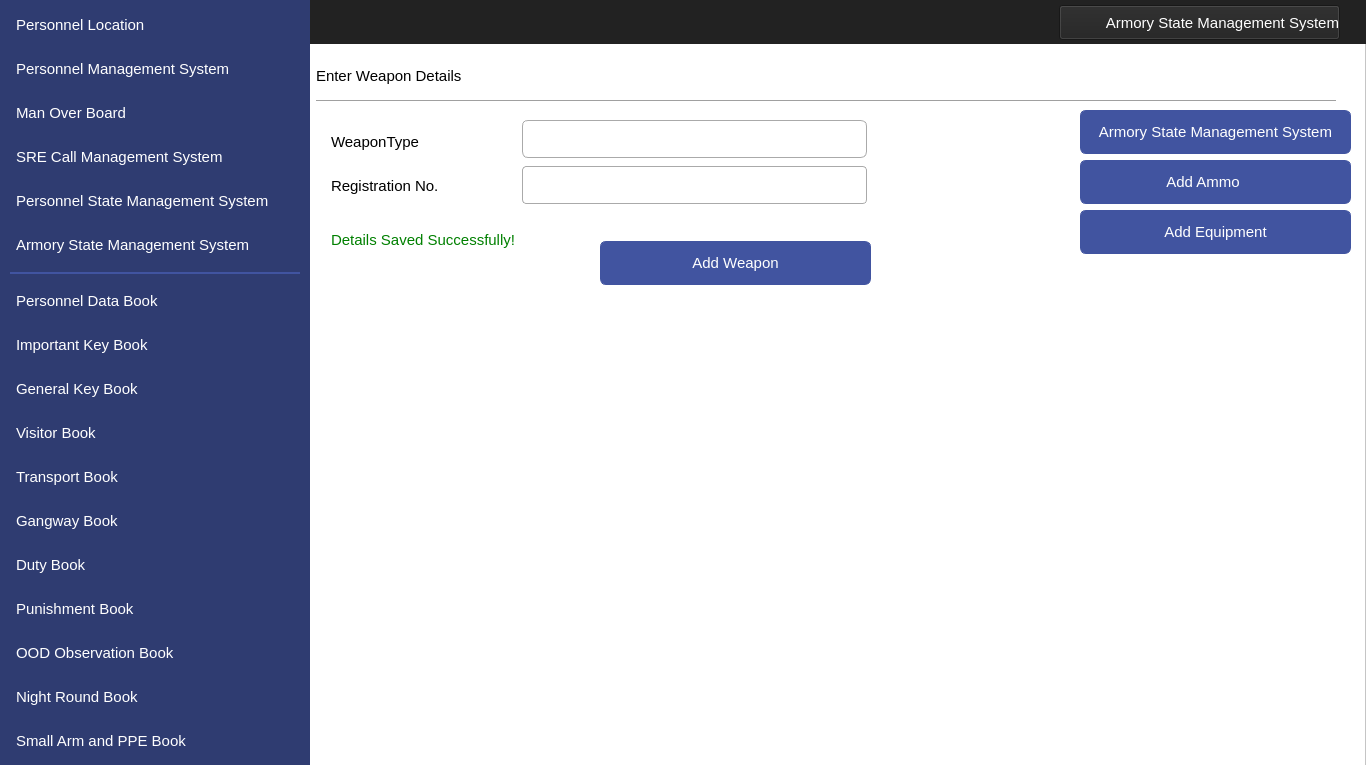
<?xml version="1.0" encoding="UTF-8"?>
<ui version="4.0">
 <class>MainWindow</class>
 <widget class="QMainWindow" name="MainWindow">
  <property name="geometry">
   <rect>
    <x>0</x>
    <y>0</y>
    <width>1366</width>
    <height>765</height>
   </rect>
  </property>
  <property name="windowTitle">
   <string>MainWindow</string>
  </property>
  <widget class="QWidget" name="centralwidget">
   <widget class="QFrame" name="frame">
    <property name="geometry">
     <rect>
      <x>0</x>
      <y>0</y>
      <width>1366</width>
      <height>768</height>
     </rect>
    </property>
    <property name="styleSheet">
     <string notr="true">background-color: #ffffff</string>
    </property>
    <property name="frameShape">
     <enum>QFrame::StyledPanel</enum>
    </property>
    <property name="frameShadow">
     <enum>QFrame::Raised</enum>
    </property>
    <widget class="QLabel" name="label">
     <property name="geometry">
      <rect>
       <x>0</x>
       <y>0</y>
       <width>310</width>
       <height>768</height>
      </rect>
     </property>
     <property name="styleSheet">
      <string notr="true">
background-color:#2F3C71;</string>
     </property>
     <property name="text">
      <string/>
     </property>
    </widget>
    <widget class="QLabel" name="label_2">
     <property name="geometry">
      <rect>
       <x>0</x>
       <y>0</y>
       <width>1366</width>
       <height>44</height>
      </rect>
     </property>
     <property name="styleSheet">
      <string notr="true">
background-color:#222222;</string>
     </property>
     <property name="text">
      <string/>
     </property>
    </widget>
    <widget class="QPushButton" name="navViewPunishment">
     <property name="geometry">
      <rect>
       <x>10</x>
       <y>587</y>
       <width>290</width>
       <height>44</height>
      </rect>
     </property>
     <property name="font">
      <font>
       <family>Segoe UI</family>
       <pointsize>11</pointsize>
      </font>
     </property>
     <property name="cursor">
      <cursorShape>PointingHandCursor</cursorShape>
     </property>
     <property name="styleSheet">
      <string notr="true">QPushButton 
{
    text-align: left;
    color: #ffffff;
    background-color:#2F3C71;
    border-width: 1px;
    border-color: #2F3C71;
    border-style: solid;
    border-radius: 6;
    padding: 3px;
    font-size: 11pt;
    padding-left: 5px;
    outline:none;
    padding-right: 5px;
    min-width: 40px;
}

QPushButton:hover
{
    background-color:#4154A0;
}


QPushButton:pressed
{
    background-color: #384889;
 	border-width: 3px;
    border-color: #5C70BC;
    border-style: solid;
    border-radius: 6;

}</string>
     </property>
     <property name="text">
      <string>Punishment Book</string>
     </property>
     <property name="icon">
      <iconset resource="../IconResource.qrc">
       <normaloff>:/images/punishment.png</normaloff>:/images/punishment.png</iconset>
     </property>
     <property name="iconSize">
      <size>
       <width>25</width>
       <height>25</height>
      </size>
     </property>
     <property name="flat">
      <bool>false</bool>
     </property>
    </widget>
    <widget class="QPushButton" name="navViewImpKey">
     <property name="geometry">
      <rect>
       <x>10</x>
       <y>323</y>
       <width>290</width>
       <height>44</height>
      </rect>
     </property>
     <property name="font">
      <font>
       <family>Segoe UI</family>
       <pointsize>11</pointsize>
      </font>
     </property>
     <property name="cursor">
      <cursorShape>PointingHandCursor</cursorShape>
     </property>
     <property name="styleSheet">
      <string notr="true">QPushButton 
{
    text-align: left;
    color: #ffffff;
    background-color:#2F3C71;
    border-width: 1px;
    border-color: #2F3C71;
    border-style: solid;
    border-radius: 6;
    padding: 3px;
    outline:none;
    font-size: 11pt;
    padding-left: 5px;
    padding-right: 5px;
    min-width: 40px;
}

QPushButton:hover
{
    background-color:#4154A0;
}
QPushButton:pressed
{
    background-color: #384889;
 	border-width: 3px;
    border-color: #5C70BC;
    border-style: solid;
    border-radius: 6;

}</string>
     </property>
     <property name="text">
      <string>Important Key Book</string>
     </property>
     <property name="icon">
      <iconset resource="../IconResource.qrc">
       <normaloff>:/images/impKey.png</normaloff>:/images/impKey.png</iconset>
     </property>
     <property name="iconSize">
      <size>
       <width>25</width>
       <height>25</height>
      </size>
     </property>
     <property name="flat">
      <bool>false</bool>
     </property>
    </widget>
    <widget class="QPushButton" name="navViewGenKey">
     <property name="geometry">
      <rect>
       <x>10</x>
       <y>367</y>
       <width>290</width>
       <height>44</height>
      </rect>
     </property>
     <property name="font">
      <font>
       <family>Segoe UI</family>
       <pointsize>11</pointsize>
      </font>
     </property>
     <property name="cursor">
      <cursorShape>PointingHandCursor</cursorShape>
     </property>
     <property name="styleSheet">
      <string notr="true">QPushButton 
{
    text-align: left;
    color: #ffffff;
    background-color:#2F3C71;
    border-width: 1px;
    border-color: #2F3C71;
    border-style: solid;
    border-radius: 6;
    padding: 3px;
    outline:none;
    font-size: 11pt;
    padding-left: 5px;
    padding-right: 5px;
    min-width: 40px;
}

QPushButton:hover
{
    background-color:#4154A0;
}

QPushButton:pressed
{
    background-color: #384889;
 	border-width: 3px;
    border-color: #5C70BC;
    border-style: solid;
    border-radius: 6;

}</string>
     </property>
     <property name="text">
      <string>General Key Book</string>
     </property>
     <property name="icon">
      <iconset resource="../IconResource.qrc">
       <normaloff>:/images/genKey.png</normaloff>:/images/genKey.png</iconset>
     </property>
     <property name="iconSize">
      <size>
       <width>25</width>
       <height>25</height>
      </size>
     </property>
     <property name="flat">
      <bool>false</bool>
     </property>
    </widget>
    <widget class="QPushButton" name="navViewVisitor">
     <property name="geometry">
      <rect>
       <x>10</x>
       <y>411</y>
       <width>290</width>
       <height>44</height>
      </rect>
     </property>
     <property name="font">
      <font>
       <family>Segoe UI</family>
       <pointsize>11</pointsize>
      </font>
     </property>
     <property name="cursor">
      <cursorShape>PointingHandCursor</cursorShape>
     </property>
     <property name="styleSheet">
      <string notr="true">QPushButton 
{
    text-align: left;
    color: #ffffff;
    background-color:#2F3C71;
    border-width: 1px;
    border-color: #2F3C71;
    border-style: solid;
    border-radius: 6;
    padding: 3px;
    outline:none;
    font-size: 11pt;
    padding-left: 5px;
    padding-right: 5px;
    min-width: 40px;
}

QPushButton:hover
{
    background-color:#4154A0;
}

QPushButton:pressed
{
    background-color: #384889;
 	border-width: 3px;
    border-color: #5C70BC;
    border-style: solid;
    border-radius: 6;
}</string>
     </property>
     <property name="text">
      <string>Visitor Book</string>
     </property>
     <property name="icon">
      <iconset resource="../IconResource.qrc">
       <normaloff>:/images/visitor.png</normaloff>:/images/visitor.png</iconset>
     </property>
     <property name="iconSize">
      <size>
       <width>25</width>
       <height>25</height>
      </size>
     </property>
     <property name="flat">
      <bool>false</bool>
     </property>
    </widget>
    <widget class="QPushButton" name="navViewTransport">
     <property name="geometry">
      <rect>
       <x>10</x>
       <y>455</y>
       <width>290</width>
       <height>44</height>
      </rect>
     </property>
     <property name="font">
      <font>
       <family>Segoe UI</family>
       <pointsize>11</pointsize>
      </font>
     </property>
     <property name="cursor">
      <cursorShape>PointingHandCursor</cursorShape>
     </property>
     <property name="styleSheet">
      <string notr="true">QPushButton 
{
    text-align: left;
    color: #ffffff;
    background-color:#2F3C71;
    border-width: 1px;
    border-color: #2F3C71;
    border-style: solid;
    border-radius: 6;
    padding: 3px;
    font-size: 11pt;
    padding-left: 5px;
    padding-right: 5px;
    outline:none;
    min-width: 40px;
}

QPushButton:hover
{
    background-color:#4154A0;
}
QPushButton:pressed
{
    background-color: #384889;
 	border-width: 3px;
    border-color: #5C70BC;
    border-style: solid;
    border-radius: 6;

}</string>
     </property>
     <property name="text">
      <string>Transport Book</string>
     </property>
     <property name="icon">
      <iconset resource="../IconResource.qrc">
       <normaloff>:/images/transport.png</normaloff>:/images/transport.png</iconset>
     </property>
     <property name="iconSize">
      <size>
       <width>25</width>
       <height>25</height>
      </size>
     </property>
     <property name="flat">
      <bool>false</bool>
     </property>
    </widget>
    <widget class="QPushButton" name="navViewGangway">
     <property name="geometry">
      <rect>
       <x>10</x>
       <y>499</y>
       <width>290</width>
       <height>44</height>
      </rect>
     </property>
     <property name="font">
      <font>
       <family>Segoe UI</family>
       <pointsize>11</pointsize>
      </font>
     </property>
     <property name="cursor">
      <cursorShape>PointingHandCursor</cursorShape>
     </property>
     <property name="styleSheet">
      <string notr="true">QPushButton 
{
    text-align: left;
    color: #ffffff;
    background-color:#2F3C71;
    border-width: 1px;
    border-color: #2F3C71;
    border-style: solid;
    border-radius: 6;
    padding: 3px;
    font-size: 11pt;
    padding-left: 5px;
    outline:none;
    padding-right: 5px;
    min-width: 40px;
}

QPushButton:hover
{
    background-color:#4154A0;
}
QPushButton:pressed
{
    background-color: #384889;
 	border-width: 3px;
    border-color: #5C70BC;
    border-style: solid;
    border-radius: 6;

}</string>
     </property>
     <property name="text">
      <string>Gangway Book</string>
     </property>
     <property name="icon">
      <iconset resource="../IconResource.qrc">
       <normaloff>:/images/gangway.png</normaloff>:/images/gangway.png</iconset>
     </property>
     <property name="iconSize">
      <size>
       <width>25</width>
       <height>25</height>
      </size>
     </property>
     <property name="flat">
      <bool>false</bool>
     </property>
    </widget>
    <widget class="QPushButton" name="navViewDuty">
     <property name="geometry">
      <rect>
       <x>10</x>
       <y>543</y>
       <width>290</width>
       <height>44</height>
      </rect>
     </property>
     <property name="font">
      <font>
       <family>Segoe UI</family>
       <pointsize>11</pointsize>
      </font>
     </property>
     <property name="cursor">
      <cursorShape>PointingHandCursor</cursorShape>
     </property>
     <property name="styleSheet">
      <string notr="true">QPushButton 
{
    text-align: left;
    color: #ffffff;
    background-color:#2F3C71;
    border-width: 1px;
    border-color: #2F3C71;
    border-style: solid;
    outline:none;
    border-radius: 6;
    padding: 3px;
    font-size: 11pt;
    padding-left: 5px;
    padding-right: 5px;
    min-width: 40px;
}

QPushButton:hover
{
    background-color:#4154A0;
}
QPushButton:pressed
{
    background-color: #384889;
 	border-width: 3px;
    border-color: #5C70BC;
    border-style: solid;
    border-radius: 6;

}</string>
     </property>
     <property name="text">
      <string>Duty Book</string>
     </property>
     <property name="icon">
      <iconset resource="../IconResource.qrc">
       <normaloff>:/images/duty.png</normaloff>:/images/duty.png</iconset>
     </property>
     <property name="iconSize">
      <size>
       <width>25</width>
       <height>25</height>
      </size>
     </property>
     <property name="flat">
      <bool>false</bool>
     </property>
    </widget>
    <widget class="QPushButton" name="navViewNight">
     <property name="geometry">
      <rect>
       <x>10</x>
       <y>675</y>
       <width>290</width>
       <height>44</height>
      </rect>
     </property>
     <property name="font">
      <font>
       <family>Segoe UI</family>
       <pointsize>11</pointsize>
      </font>
     </property>
     <property name="cursor">
      <cursorShape>PointingHandCursor</cursorShape>
     </property>
     <property name="styleSheet">
      <string notr="true">QPushButton 
{
    text-align: left;
    color: #ffffff;
    background-color:#2F3C71;
    border-width: 1px;
    border-color: #2F3C71;
    border-style: solid;
    border-radius: 6;
    padding: 3px;
    font-size: 11pt;
    padding-left: 5px;
    outline:none;
    padding-right: 5px;
    min-width: 40px;
}

QPushButton:hover
{
    background-color:#4154A0;
}
QPushButton:pressed
{
    background-color: #384889;
 	border-width: 3px;
    border-color: #5C70BC;
    border-style: solid;
    border-radius: 6;

}</string>
     </property>
     <property name="text">
      <string>Night Round Book</string>
     </property>
     <property name="icon">
      <iconset resource="../IconResource.qrc">
       <normaloff>:/images/night.png</normaloff>:/images/night.png</iconset>
     </property>
     <property name="iconSize">
      <size>
       <width>25</width>
       <height>25</height>
      </size>
     </property>
     <property name="flat">
      <bool>false</bool>
     </property>
    </widget>
    <widget class="QLabel" name="label_4">
     <property name="geometry">
      <rect>
       <x>10</x>
       <y>272</y>
       <width>290</width>
       <height>2</height>
      </rect>
     </property>
     <property name="styleSheet">
      <string notr="true">background-color:#4154A0;</string>
     </property>
     <property name="text">
      <string/>
     </property>
    </widget>
    <widget class="QPushButton" name="navViewMOB">
     <property name="geometry">
      <rect>
       <x>10</x>
       <y>91</y>
       <width>290</width>
       <height>44</height>
      </rect>
     </property>
     <property name="font">
      <font>
       <family>Segoe UI</family>
       <pointsize>11</pointsize>
      </font>
     </property>
     <property name="cursor">
      <cursorShape>PointingHandCursor</cursorShape>
     </property>
     <property name="styleSheet">
      <string notr="true">QPushButton 
{
    text-align: left;
    color: #ffffff;
    background-color:#2F3C71;
    border-width: 1px;
    border-color: #2F3C71;
    border-style: solid;
    outline:none;
    border-radius: 6;
    padding: 3px;
    font-size: 11pt;
    padding-left: 5px;
    padding-right: 5px;
    min-width: 40px;
}


QPushButton:hover
{
    background-color:#4154A0;
}
QPushButton:pressed
{
    background-color: #384889;
 	border-width: 3px;
    border-color: #5C70BC;
    border-style: solid;
    border-radius: 6;

}</string>
     </property>
     <property name="text">
      <string>Man Over Board</string>
     </property>
     <property name="icon">
      <iconset resource="../IconResource.qrc">
       <normaloff>:/images/mob.png</normaloff>:/images/mob.png</iconset>
     </property>
     <property name="iconSize">
      <size>
       <width>32</width>
       <height>32</height>
      </size>
     </property>
     <property name="flat">
      <bool>false</bool>
     </property>
    </widget>
    <widget class="QPushButton" name="navViewLocation">
     <property name="geometry">
      <rect>
       <x>10</x>
       <y>3</y>
       <width>290</width>
       <height>44</height>
      </rect>
     </property>
     <property name="font">
      <font>
       <family>Segoe UI</family>
       <pointsize>11</pointsize>
      </font>
     </property>
     <property name="cursor">
      <cursorShape>PointingHandCursor</cursorShape>
     </property>
     <property name="styleSheet">
      <string notr="true">QPushButton 
{
    text-align: left;
    color: #ffffff;
    background-color:#2F3C71;
    border-width: 1px;
    border-color: #2F3C71;
    border-style: solid;
    border-radius: 6;
    padding: 3px;
    font-size: 11pt;
    padding-left: 5px;
    padding-right: 5px;
    min-width: 40px;
    outline:none;
}

QPushButton:hover
{
    background-color:#4154A0;
}
QPushButton:pressed
{
    background-color: #384889;
 	border-width: 3px;
    border-color: #5C70BC;
    border-style: solid;
    border-radius: 6;

}</string>
     </property>
     <property name="text">
      <string>Personnel Location</string>
     </property>
     <property name="icon">
      <iconset resource="../IconResource.qrc">
       <normaloff>:/images/locate.png</normaloff>:/images/locate.png</iconset>
     </property>
     <property name="iconSize">
      <size>
       <width>25</width>
       <height>25</height>
      </size>
     </property>
     <property name="flat">
      <bool>false</bool>
     </property>
    </widget>
    <widget class="QPushButton" name="navViewManagement">
     <property name="geometry">
      <rect>
       <x>10</x>
       <y>47</y>
       <width>290</width>
       <height>44</height>
      </rect>
     </property>
     <property name="font">
      <font>
       <family>Segoe UI</family>
       <pointsize>11</pointsize>
      </font>
     </property>
     <property name="cursor">
      <cursorShape>PointingHandCursor</cursorShape>
     </property>
     <property name="styleSheet">
      <string notr="true">QPushButton 
{
    text-align: left;
    color: #ffffff;
    background-color:#2F3C71;
    border-width: 1px;
    border-color: #2F3C71;
    border-style: solid;
    border-radius: 6;
    padding: 3px;
    font-size: 11pt;
    padding-left: 5px;
    padding-right: 5px;
    min-width: 40px;
    outline:none;
}

QPushButton:hover
{
    background-color:#4154A0;
}
QPushButton:pressed
{
    background-color: #384889;
 	border-width: 3px;
    border-color: #5C70BC;
    border-style: solid;
    border-radius: 6;

}</string>
     </property>
     <property name="text">
      <string>Personnel Management System</string>
     </property>
     <property name="icon">
      <iconset resource="../IconResource.qrc">
       <normaloff>:/images/personnel.png</normaloff>:/images/personnel.png</iconset>
     </property>
     <property name="iconSize">
      <size>
       <width>32</width>
       <height>32</height>
      </size>
     </property>
     <property name="flat">
      <bool>false</bool>
     </property>
    </widget>
    <widget class="QPushButton" name="navViewPPE">
     <property name="geometry">
      <rect>
       <x>10</x>
       <y>719</y>
       <width>290</width>
       <height>44</height>
      </rect>
     </property>
     <property name="font">
      <font>
       <family>Segoe UI</family>
       <pointsize>11</pointsize>
      </font>
     </property>
     <property name="cursor">
      <cursorShape>PointingHandCursor</cursorShape>
     </property>
     <property name="styleSheet">
      <string notr="true">QPushButton 
{
    text-align: left;
    color: #ffffff;
    background-color:#2F3C71;
    border-width: 1px;
    border-color: #2F3C71;
    border-style: solid;
    outline:none;
    border-radius: 6;
    padding: 3px;
    font-size: 11pt;
    padding-left: 5px;
    padding-right: 5px;
    min-width: 40px;
    outline:none;
}


QPushButton:hover
{
    background-color:#4154A0;
}
QPushButton:pressed
{
    background-color: #384889;
 	border-width: 3px;
    border-color: #5C70BC;
    border-style: solid;
    border-radius: 6;

}</string>
     </property>
     <property name="text">
      <string>Small Arm and PPE Book</string>
     </property>
     <property name="icon">
      <iconset resource="../IconResource.qrc">
       <normaloff>:/images/armPPE.png</normaloff>:/images/armPPE.png</iconset>
     </property>
     <property name="iconSize">
      <size>
       <width>25</width>
       <height>25</height>
      </size>
     </property>
     <property name="flat">
      <bool>false</bool>
     </property>
    </widget>
    <widget class="QPushButton" name="navViewOOD">
     <property name="geometry">
      <rect>
       <x>10</x>
       <y>631</y>
       <width>290</width>
       <height>44</height>
      </rect>
     </property>
     <property name="font">
      <font>
       <family>Segoe UI</family>
       <pointsize>11</pointsize>
      </font>
     </property>
     <property name="cursor">
      <cursorShape>PointingHandCursor</cursorShape>
     </property>
     <property name="styleSheet">
      <string notr="true">QPushButton 
{
    text-align: left;
    color: #ffffff;
    background-color:#2F3C71;
    border-width: 1px;
    border-color: #2F3C71;
    border-style: solid;
    border-radius: 6;
    padding: 3px;
    font-size: 11pt;
    padding-left: 5px;
    outline:none;
    padding-right: 5px;
    min-width: 40px;
}

QPushButton:hover
{
    background-color:#4154A0;
}
QPushButton:pressed
{
    background-color: #384889;
 	border-width: 3px;
    border-color: #5C70BC;
    border-style: solid;
    border-radius: 6;

}</string>
     </property>
     <property name="text">
      <string>OOD Observation Book</string>
     </property>
     <property name="icon">
      <iconset resource="../IconResource.qrc">
       <normaloff>:/images/oodObserve.png</normaloff>:/images/oodObserve.png</iconset>
     </property>
     <property name="iconSize">
      <size>
       <width>25</width>
       <height>25</height>
      </size>
     </property>
     <property name="flat">
      <bool>false</bool>
     </property>
    </widget>
    <widget class="QPushButton" name="navViewCMS">
     <property name="geometry">
      <rect>
       <x>10</x>
       <y>135</y>
       <width>290</width>
       <height>44</height>
      </rect>
     </property>
     <property name="font">
      <font>
       <family>Segoe UI</family>
       <pointsize>11</pointsize>
      </font>
     </property>
     <property name="cursor">
      <cursorShape>PointingHandCursor</cursorShape>
     </property>
     <property name="styleSheet">
      <string notr="true">QPushButton 
{
    text-align: left;
    color: #ffffff;
    background-color:#2F3C71;
    border-width: 1px;
    border-color: #2F3C71;
    border-style: solid;
    border-radius: 6;
    padding: 3px;
    font-size: 11pt;
    padding-left: 5px;
    padding-right: 5px;
    outline:none;
    min-width: 40px;
}

QPushButton:hover
{
    background-color:#4154A0;
}
QPushButton:pressed
{
    background-color: #384889;
 	border-width: 3px;
    border-color: #5C70BC;
    border-style: solid;
    border-radius: 6;

}</string>
     </property>
     <property name="text">
      <string>SRE Call Management System</string>
     </property>
     <property name="icon">
      <iconset resource="../IconResource.qrc">
       <normaloff>:/images/sreCall.png</normaloff>:/images/sreCall.png</iconset>
     </property>
     <property name="iconSize">
      <size>
       <width>25</width>
       <height>25</height>
      </size>
     </property>
     <property name="flat">
      <bool>false</bool>
     </property>
    </widget>
    <widget class="QPushButton" name="pushButton">
     <property name="enabled">
      <bool>true</bool>
     </property>
     <property name="geometry">
      <rect>
       <x>1059</x>
       <y>5</y>
       <width>281</width>
       <height>35</height>
      </rect>
     </property>
     <property name="font">
      <font>
       <family>Segoe UI</family>
       <pointsize>11</pointsize>
      </font>
     </property>
     <property name="styleSheet">
      <string notr="true"> text-align: right;
    color: #ffffff;
    background-color:#222222;</string>
     </property>
     <property name="text">
      <string>Armory State Management System</string>
     </property>
     <property name="icon">
      <iconset resource="../IconResource.qrc">
       <normaloff>:/images/armory.png</normaloff>:/images/armory.png</iconset>
     </property>
     <property name="iconSize">
      <size>
       <width>32</width>
       <height>32</height>
      </size>
     </property>
    </widget>
    <widget class="QPushButton" name="pushButton_2">
     <property name="enabled">
      <bool>true</bool>
     </property>
     <property name="geometry">
      <rect>
       <x>316</x>
       <y>680</y>
       <width>100</width>
       <height>80</height>
      </rect>
     </property>
     <property name="styleSheet">
      <string notr="true"> border:1px solid #fff;
    border-radius:4px;
    outline:none;</string>
     </property>
     <property name="text">
      <string/>
     </property>
     <property name="icon">
      <iconset resource="../IconResource.qrc">
       <normaloff>:/images/logoMTIP.png</normaloff>:/images/logoMTIP.png</iconset>
     </property>
     <property name="iconSize">
      <size>
       <width>200</width>
       <height>200</height>
      </size>
     </property>
    </widget>
    <widget class="QPushButton" name="navViewPersonnel">
     <property name="geometry">
      <rect>
       <x>10</x>
       <y>279</y>
       <width>290</width>
       <height>44</height>
      </rect>
     </property>
     <property name="font">
      <font>
       <family>Segoe UI</family>
       <pointsize>11</pointsize>
      </font>
     </property>
     <property name="cursor">
      <cursorShape>PointingHandCursor</cursorShape>
     </property>
     <property name="styleSheet">
      <string notr="true">QPushButton 
{
    text-align: left;
    color: #ffffff;
    background-color:#2F3C71;
    border-width: 1px;
    border-color: #2F3C71;
    border-style: solid;
    border-radius: 6;
    outline:none;
    padding: 3px;
    font-size: 11pt;
    padding-left: 5px;
    padding-right: 5px;
    min-width: 40px;
}

QPushButton:hover
{
    background-color:#4154A0;
}

QPushButton:pressed
{
    background-color: #384889;
 	border-width: 3px;
    border-color: #5C70BC;
    border-style: solid;
    border-radius: 6;

}</string>
     </property>
     <property name="text">
      <string>Personnel Data Book</string>
     </property>
     <property name="icon">
      <iconset resource="../IconResource.qrc">
       <normaloff>:/images/personnelData.png</normaloff>:/images/personnelData.png</iconset>
     </property>
     <property name="iconSize">
      <size>
       <width>25</width>
       <height>25</height>
      </size>
     </property>
     <property name="flat">
      <bool>false</bool>
     </property>
    </widget>
    <widget class="QPushButton" name="navViewStatePersonnel">
     <property name="geometry">
      <rect>
       <x>10</x>
       <y>179</y>
       <width>290</width>
       <height>44</height>
      </rect>
     </property>
     <property name="font">
      <font>
       <family>Segoe UI</family>
       <pointsize>11</pointsize>
      </font>
     </property>
     <property name="cursor">
      <cursorShape>PointingHandCursor</cursorShape>
     </property>
     <property name="styleSheet">
      <string notr="true">QPushButton 
{
    text-align: left;
    color: #ffffff;
    background-color:#2F3C71;
    border-width: 1px;
    border-color: #2F3C71;
    border-style: solid;
    border-radius: 6;
    padding: 3px;
    font-size: 11pt;
    padding-left: 5px;
    outline:none;
    padding-right: 5px;
    min-width: 40px;
}

QPushButton:hover
{
    background-color:#4154A0;
}
QPushButton:pressed
{
    background-color: #384889;
 	border-width: 3px;
    border-color: #5C70BC;
    border-style: solid;
    border-radius: 6;

}</string>
     </property>
     <property name="text">
      <string>Personnel State Management System</string>
     </property>
     <property name="icon">
      <iconset resource="../IconResource.qrc">
       <normaloff>:/images/armoryState.png</normaloff>:/images/armoryState.png</iconset>
     </property>
     <property name="iconSize">
      <size>
       <width>25</width>
       <height>25</height>
      </size>
     </property>
     <property name="flat">
      <bool>false</bool>
     </property>
    </widget>
    <widget class="QPushButton" name="navAddAmmo">
     <property name="geometry">
      <rect>
       <x>1080</x>
       <y>160</y>
       <width>271</width>
       <height>44</height>
      </rect>
     </property>
     <property name="font">
      <font>
       <family>Segoe UI</family>
       <pointsize>11</pointsize>
      </font>
     </property>
     <property name="cursor">
      <cursorShape>PointingHandCursor</cursorShape>
     </property>
     <property name="styleSheet">
      <string notr="true">QPushButton
{
    color: #ffffff;
    background-color:#4154A0;
    border-width: 1px;
    border-color: #4154A0;
    border-style: solid;
    border-radius: 6;
    padding: 3px;
    outline:none;
    font-size: 11pt;
    padding-left: 5px;
    padding-right: 5px;
	outline: none;
    min-width: 40px;
}

QPushButton:hover
{
    background-color:#384889
}
QPushButton:pressed
{
    background-color: #384889;
 	border-width: 3px;
    border-color: #5C70BC;
    border-style: solid;
    border-radius: 6;

}</string>
     </property>
     <property name="text">
      <string>Add Ammo      </string>
     </property>
     <property name="icon">
      <iconset resource="../IconResource.qrc">
       <normaloff>:/images/add.png</normaloff>:/images/add.png</iconset>
     </property>
     <property name="iconSize">
      <size>
       <width>25</width>
       <height>25</height>
      </size>
     </property>
    </widget>
    <widget class="QPushButton" name="navViewStateArmory">
     <property name="geometry">
      <rect>
       <x>10</x>
       <y>223</y>
       <width>290</width>
       <height>44</height>
      </rect>
     </property>
     <property name="font">
      <font>
       <family>Segoe UI</family>
       <pointsize>11</pointsize>
      </font>
     </property>
     <property name="cursor">
      <cursorShape>PointingHandCursor</cursorShape>
     </property>
     <property name="styleSheet">
      <string notr="true">QPushButton 
{
    text-align: left;
    color: #ffffff;
    background-color:#2F3C71;
    border-width: 1px;
    border-color: #2F3C71;
    border-style: solid;
    border-radius: 6;
    outline:none;
    padding: 3px;
    font-size: 11pt;
    padding-left: 5px;
    padding-right: 5px;
    min-width: 40px;
}
QPushButton:active
{
    background-color:#4154A0;
}
QPushButton:hover
{
    background-color:#4154A0;
}
QPushButton:pressed
{
    background-color: #384889;
 	border-width: 3px;
    border-color: #5C70BC;
    border-style: solid;
    border-radius: 6;

}</string>
     </property>
     <property name="text">
      <string>Armory State Management System</string>
     </property>
     <property name="icon">
      <iconset resource="../IconResource.qrc">
       <normaloff>:/images/armory.png</normaloff>:/images/armory.png</iconset>
     </property>
     <property name="iconSize">
      <size>
       <width>25</width>
       <height>25</height>
      </size>
     </property>
     <property name="flat">
      <bool>false</bool>
     </property>
    </widget>
    <widget class="QLabel" name="label_14">
     <property name="geometry">
      <rect>
       <x>331</x>
       <y>164</y>
       <width>191</width>
       <height>44</height>
      </rect>
     </property>
     <property name="font">
      <font>
       <family>Segoe UI</family>
       <pointsize>11</pointsize>
      </font>
     </property>
     <property name="layoutDirection">
      <enum>Qt::LeftToRight</enum>
     </property>
     <property name="styleSheet">
      <string notr="true">color: #000000;
background-color:#ffffff;
font-size: 11pt</string>
     </property>
     <property name="text">
      <string>Registration No.</string>
     </property>
     <property name="alignment">
      <set>Qt::AlignLeading|Qt::AlignLeft|Qt::AlignVCenter</set>
     </property>
    </widget>
    <widget class="QLabel" name="lblDataEntrySuccessful">
     <property name="enabled">
      <bool>true</bool>
     </property>
     <property name="geometry">
      <rect>
       <x>331</x>
       <y>218</y>
       <width>361</width>
       <height>44</height>
      </rect>
     </property>
     <property name="font">
      <font>
       <family>Segoe UI</family>
       <pointsize>11</pointsize>
      </font>
     </property>
     <property name="layoutDirection">
      <enum>Qt::LeftToRight</enum>
     </property>
     <property name="styleSheet">
      <string notr="true">color: green;
background-color:#ffffff;
font-size: 11pt</string>
     </property>
     <property name="text">
      <string>Details Saved Successfully!</string>
     </property>
     <property name="alignment">
      <set>Qt::AlignLeading|Qt::AlignLeft|Qt::AlignVCenter</set>
     </property>
    </widget>
    <widget class="QLineEdit" name="edtRegistrationNo">
     <property name="geometry">
      <rect>
       <x>522</x>
       <y>166</y>
       <width>345</width>
       <height>38</height>
      </rect>
     </property>
     <property name="font">
      <font>
       <family>Segoe UI</family>
       <pointsize>11</pointsize>
      </font>
     </property>
     <property name="styleSheet">
      <string notr="true">QLineEdit{
    border:1px solid #aaa;
    border-radius:4px;
    outline:none;
    padding:6px;
    box-sizing:border-box;
    transition:.3s;
  }
  QLineEdit:hover{
	 border:1px solid #000;	
 	transition:.3s;
}
  QLineEdit:focus{
    border-color:dodgerBlue;
    box-shadow:0 0 8px 0 dodgerBlue;
  }</string>
     </property>
    </widget>
    <widget class="QPushButton" name="btnAddWeapon">
     <property name="geometry">
      <rect>
       <x>600</x>
       <y>241</y>
       <width>271</width>
       <height>44</height>
      </rect>
     </property>
     <property name="font">
      <font>
       <family>Segoe UI</family>
       <pointsize>11</pointsize>
      </font>
     </property>
     <property name="cursor">
      <cursorShape>PointingHandCursor</cursorShape>
     </property>
     <property name="styleSheet">
      <string notr="true">QPushButton
{
    color: #ffffff;
    background-color:#4154A0;
    border-width: 1px;
    border-color: #4154A0;
    border-style: solid;
    border-radius: 6;
    padding: 3px;
    font-size: 11pt;
    padding-left: 5px;
    padding-right: 5px;
    min-width: 40px;
	outline:none;
}

QPushButton:hover
{
    background-color:#384889
}
QPushButton:pressed
{
    background-color: #384889;
 	border-width: 3px;
    border-color: #5C70BC;
    border-style: solid;
    border-radius: 6;

}</string>
     </property>
     <property name="text">
      <string>Add Weapon</string>
     </property>
     <property name="icon">
      <iconset resource="../IconResource.qrc">
       <normaloff>:/images/add.png</normaloff>:/images/add.png</iconset>
     </property>
     <property name="iconSize">
      <size>
       <width>25</width>
       <height>25</height>
      </size>
     </property>
    </widget>
    <widget class="QPushButton" name="navArmState">
     <property name="geometry">
      <rect>
       <x>1080</x>
       <y>110</y>
       <width>271</width>
       <height>44</height>
      </rect>
     </property>
     <property name="font">
      <font>
       <family>Segoe UI</family>
       <pointsize>11</pointsize>
      </font>
     </property>
     <property name="cursor">
      <cursorShape>PointingHandCursor</cursorShape>
     </property>
     <property name="styleSheet">
      <string notr="true">QPushButton
{
    color: #ffffff;
    background-color:#4154A0;
    border-width: 1px;
    border-color: #4154A0;
    border-style: solid;
    border-radius: 6;
    padding: 3px;
    outline:none;
    font-size: 11pt;
    padding-left: 5px;
    padding-right: 5px;
    min-width: 40px;
	outline:none;
}

QPushButton:hover
{
    background-color:#384889
}
QPushButton:pressed
{
    background-color: #384889;
 	border-width: 3px;
    border-color: #5C70BC;
    border-style: solid;
    border-radius: 6;

}</string>
     </property>
     <property name="text">
      <string>Armory State Management System</string>
     </property>
     <property name="icon">
      <iconset resource="../IconResource.qrc">
       <normaloff>:/images/armory.png</normaloff>:/images/armory.png</iconset>
     </property>
     <property name="iconSize">
      <size>
       <width>25</width>
       <height>25</height>
      </size>
     </property>
    </widget>
    <widget class="QComboBox" name="cBoxWeaponType">
     <property name="geometry">
      <rect>
       <x>522</x>
       <y>120</y>
       <width>345</width>
       <height>38</height>
      </rect>
     </property>
     <property name="font">
      <font>
       <family>Segoe UI</family>
       <pointsize>11</pointsize>
       <kerning>true</kerning>
      </font>
     </property>
     <property name="cursor">
      <cursorShape>PointingHandCursor</cursorShape>
     </property>
     <property name="styleSheet">
      <string notr="true">QComboBox{ border-width: 1px;
 border-color: #aaa;
 border-style: solid;
border-radius:6; 
}

QComboBox::drop-down:button{
background-color:transparent;
}
QComboBox::down-arrow {
 
    image: url(C:/Users/home/Desktop/IndoorPoistionInterfaces/InterfaceIcons/dropDown.png);
    width: 25px;
    height: 9px;
}
QComboBox:hover{
	 border:1px solid #000;	
 	transition:.3s;
}
  QComboBox:focus{
    border-color:dodgerBlue;
    box-shadow:0 0 8px 0 dodgerBlue;
  }
</string>
     </property>
     <property name="editable">
      <bool>false</bool>
     </property>
     <property name="frame">
      <bool>true</bool>
     </property>
    </widget>
    <widget class="QPushButton" name="navAddEquipment">
     <property name="geometry">
      <rect>
       <x>1080</x>
       <y>210</y>
       <width>271</width>
       <height>44</height>
      </rect>
     </property>
     <property name="font">
      <font>
       <family>Segoe UI</family>
       <pointsize>11</pointsize>
      </font>
     </property>
     <property name="cursor">
      <cursorShape>PointingHandCursor</cursorShape>
     </property>
     <property name="styleSheet">
      <string notr="true">QPushButton
{
    color: #ffffff;
    background-color:#4154A0;
    border-width: 1px;
    border-color: #4154A0;
    border-style: solid;
    border-radius: 6;
    padding: 3px;
    outline:none;
    font-size: 11pt;
    padding-left: 5px;
    padding-right: 5px;
    min-width: 40px;
	outline:none;

}

QPushButton:hover
{
    background-color:#384889
}
QPushButton:pressed
{
    background-color: #384889;
 	border-width: 3px;
    border-color: #5C70BC;
    border-style: solid;
    border-radius: 6;

}</string>
     </property>
     <property name="text">
      <string>Add Equipment</string>
     </property>
     <property name="icon">
      <iconset resource="../IconResource.qrc">
       <normaloff>:/images/add.png</normaloff>:/images/add.png</iconset>
     </property>
     <property name="iconSize">
      <size>
       <width>25</width>
       <height>25</height>
      </size>
     </property>
    </widget>
    <zorder>label_2</zorder>
    <zorder>label</zorder>
    <zorder>navViewPunishment</zorder>
    <zorder>navViewImpKey</zorder>
    <zorder>navViewGenKey</zorder>
    <zorder>navViewVisitor</zorder>
    <zorder>navViewTransport</zorder>
    <zorder>navViewGangway</zorder>
    <zorder>navViewDuty</zorder>
    <zorder>navViewNight</zorder>
    <zorder>label_4</zorder>
    <zorder>navViewMOB</zorder>
    <zorder>navViewLocation</zorder>
    <zorder>navViewManagement</zorder>
    <zorder>navViewPPE</zorder>
    <zorder>navViewOOD</zorder>
    <zorder>navViewCMS</zorder>
    <zorder>pushButton</zorder>
    <zorder>pushButton_2</zorder>
    <zorder>navViewPersonnel</zorder>
    <zorder>navViewStatePersonnel</zorder>
    <zorder>navAddAmmo</zorder>
    <zorder>navViewStateArmory</zorder>
    <zorder>label_14</zorder>
    <zorder>lblDataEntrySuccessful</zorder>
    <zorder>edtRegistrationNo</zorder>
    <zorder>btnAddWeapon</zorder>
    <zorder>navArmState</zorder>
    <zorder>cBoxWeaponType</zorder>
    <zorder>navAddEquipment</zorder>
   </widget>
   <widget class="QLabel" name="label_13">
    <property name="geometry">
     <rect>
      <x>316</x>
      <y>100</y>
      <width>1020</width>
      <height>1</height>
     </rect>
    </property>
    <property name="styleSheet">
     <string notr="true">background-color:#A0A0A0;</string>
    </property>
    <property name="text">
     <string/>
    </property>
   </widget>
   <widget class="QLabel" name="label_6">
    <property name="geometry">
     <rect>
      <x>316</x>
      <y>60</y>
      <width>391</width>
      <height>31</height>
     </rect>
    </property>
    <property name="font">
     <font>
      <family>Segoe UI</family>
      <pointsize>11</pointsize>
     </font>
    </property>
    <property name="layoutDirection">
     <enum>Qt::LeftToRight</enum>
    </property>
    <property name="styleSheet">
     <string notr="true">color: #000000;
background-color:#ffffff;
font-size: 11pt</string>
    </property>
    <property name="text">
     <string>Enter Weapon Details</string>
    </property>
    <property name="alignment">
     <set>Qt::AlignLeading|Qt::AlignLeft|Qt::AlignVCenter</set>
    </property>
   </widget>
   <widget class="QLabel" name="label_7">
    <property name="geometry">
     <rect>
      <x>331</x>
      <y>120</y>
      <width>191</width>
      <height>44</height>
     </rect>
    </property>
    <property name="font">
     <font>
      <family>Segoe UI</family>
      <pointsize>11</pointsize>
     </font>
    </property>
    <property name="layoutDirection">
     <enum>Qt::LeftToRight</enum>
    </property>
    <property name="styleSheet">
     <string notr="true">color: #000000;
background-color:#ffffff;
font-size: 11pt</string>
    </property>
    <property name="text">
     <string>WeaponType</string>
    </property>
    <property name="alignment">
     <set>Qt::AlignLeading|Qt::AlignLeft|Qt::AlignVCenter</set>
    </property>
   </widget>
  </widget>
 </widget>
 <resources>
  <include location="../IconResource.qrc"/>
 </resources>
 <connections/>
</ui>
